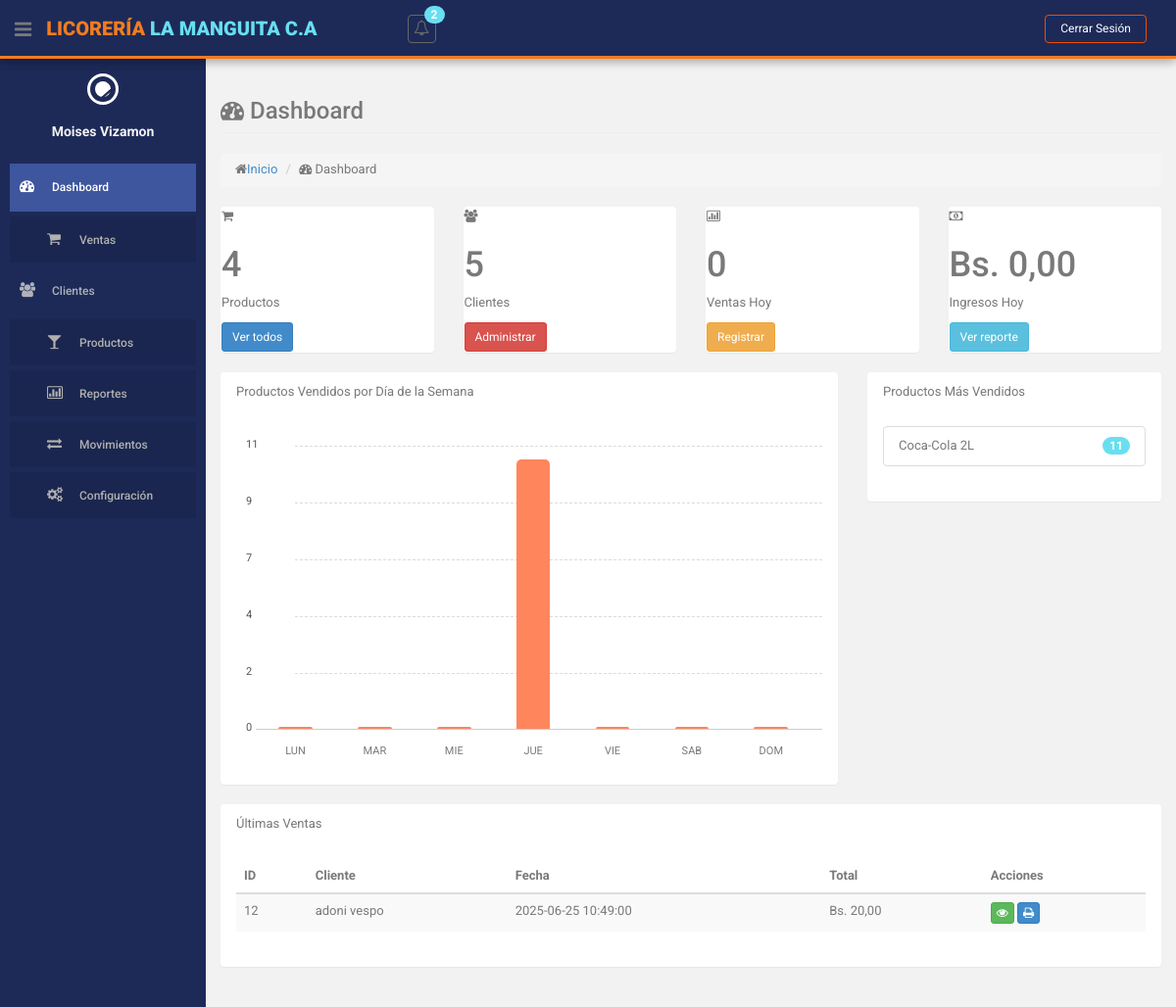
/index.php?action=dashboard (signed in), run on an earlier commit of the app's database.
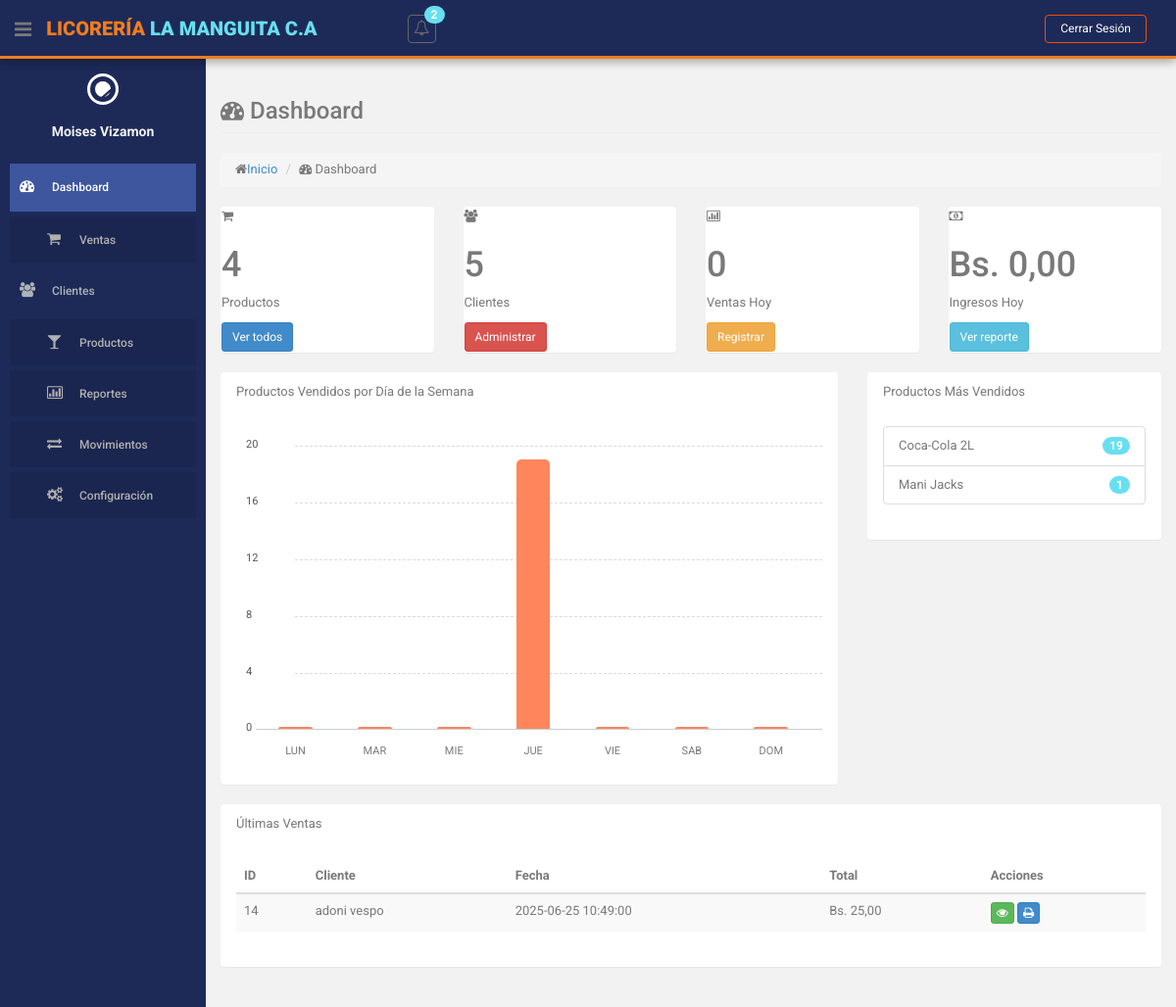
And on a later commit of the database.
### tables this page shows
CREATE TABLE `producto` (
  `id` int(10) NOT NULL,
  `descripcion` varchar(255) NOT NULL,
  `cantidad` int(255) NOT NULL,
  `precio` decimal(10,2) NOT NULL,
  `id_categoria` int(11) NOT NULL,
  `id_estatus` int(11) NOT NULL
);

CREATE TABLE `ventas` (
  `id` int(255) NOT NULL,
  `cedula_cliente` varchar(15) NOT NULL,
  `id_usuario` int(11) NOT NULL,
  `fecha` datetime NOT NULL,
  `monto_total` decimal(10,2) NOT NULL,
  `forma_pago` enum('EFECTIVO','TARJETA','PAGO_MOVIL') NOT NULL DEFAULT 'EFECTIVO',
  `referencia_pago` varchar(6) DEFAULT NULL COMMENT 'Número de referencia para tarjeta o pago móvil',
  `id_venta_original` int(11) DEFAULT NULL,
  `id_estatus` int(11) NOT NULL DEFAULT 1
);

### controllers/DashboardController.php (called while the page is built, shortened)
<?php
class DashboardController {
    private $productoModel;
    private $clienteModel;
    private $ventaModel;
    private $reporteModel;
    public function __construct() {
        require_once ROOT_PATH . 'models/ProductoModel.php';
        require_once ROOT_PATH . 'models/ClienteModel.php';
        require_once ROOT_PATH . 'models/VentaModel.php';
        require_once ROOT_PATH . 'models/ReporteModel.php';
        $this->productoModel = new ProductoModel();
        $this->clienteModel = new ClienteModel();
        $this->ventaModel = new VentaModel();
        $this->reporteModel = new ReporteModel();
    }
    public function index() {
        try {
            $ingresosHoy = (float)$this->ventaModel->calcularIngresosHoy();
            $productosPorDia = $this->reporteModel->obtenerProductosPorDiaSemana();
            $productosPorDiaFormateado = [];
            $nombresDias = [
                'Monday' => 'LUN',
                'Tuesday' => 'MAR',
                'Wednesday' => 'MIE',
                'Thursday' => 'JUE',
                'Friday' => 'VIE',
                'Saturday' => 'SAB',
                'Sunday' => 'DOM'
            ];
            foreach ($productosPorDia as $dia) {
                $nombreDia = $nombresDias[$dia['dia_semana']];
                $productosPorDiaFormateado[$nombreDia] = $dia['total_productos'];
            }
            $data = [
                'totalProductos' => $this->productoModel->contarProductos() ?? 0,
                'totalClientes' => $this->clienteModel->contarClientes() ?? 0,
                'ventasHoy' => $this->ventaModel->contarVentasHoy() ?? 0,
                'ingresosHoy' => is_numeric($ingresosHoy) ? $ingresosHoy : 0.00,
                'ventasMensuales' => $this->reporteModel->obtenerVentasMensuales() ?? [],
                'topProductos' => $this->reporteModel->obtenerProductosMasVendidos() ?? [],
                'ultimasVentas' => $this->ventaModel->obtenerVentasRecientes() ?? [],
                'productosPorDia' => $productosPorDiaFormateado,
                'userNombre' => $_SESSION['user_nombre'] ?? 'Usuario'
            ];
            $this->loadView('dashboard', $data);
        } catch (Exception $e) {
            error_log('Error en Dashboard: ' . $e->getMessage());
            $errorData = [
                'message' => 'Ocurrió un error al cargar el dashboard.',
                'userNombre' => $_SESSION['user_nombre'] ?? 'Usuario'
            ];
            $this->loadView('error', $errorData);
        }
    }
    private function loadView($view, $data = []) {
        extract($data);
        require ROOT_PATH . 'views/layouts/header.php';
        require ROOT_PATH . 'views/' . $view . '.php';
        require ROOT_PATH . 'views/layouts/footer.php';
    }
}
?>

### models/VentaModel.php (called while the page is built, shortened)
<?php
class VentaModel
{
    private $db;
    public function __construct()
    {
        require_once ROOT_PATH . 'config/database.php';
        $database = new Database();
        $this->db = $database->getConnection();
    }
    public function obtenerVentasRecientes($limit = 5)
    {
        $query = "SELECT v.id, v.fecha, v.monto_total,
                  CONCAT(c.nombres, ' ', c.apellidos) as cliente
                  FROM ventas v
                  JOIN clientes c ON v.cedula_cliente = c.cedula
                  WHERE v.id_estatus = 1
                  ORDER BY v.fecha DESC
                  LIMIT :limit";
        $stmt = $this->db->prepare($query);
        $stmt->bindParam(":limit", $limit, PDO::PARAM_INT);
        $stmt->execute();
        return $stmt->fetchAll(PDO::FETCH_ASSOC);
    }
    public function contarVentasHoy() {
        try {
            $query = "SELECT COUNT(*) as total FROM ventas WHERE DATE(fecha) = CURDATE() AND id_estatus = 1";
            $stmt = $this->db->prepare($query);
            $stmt->execute();
            $result = $stmt->fetch(PDO::FETCH_ASSOC);
            return (int)($result['total'] ?? 0);
        } catch (PDOException $e) {
            error_log("Error contando ventas hoy: " . $e->getMessage());
            return 0;
        }
    }
    public function calcularIngresosHoy() {
        try {
            $query = "SELECT IFNULL(SUM(monto_total), 0) as ingresos
                      FROM ventas
                      WHERE DATE(fecha) = CURDATE() AND id_estatus = 1";
            $stmt = $this->db->prepare($query);
            $stmt->execute();
            $result = $stmt->fetch(PDO::FETCH_ASSOC);
            $ingresos = (float)$result['ingresos'];
            return is_finite($ingresos) ? $ingresos : 0;
        } catch (PDOException $e) {
            error_log("Error al calcular ingresos hoy: " . $e->getMessage());
            return 0;
        }
    }
}

### config/database.php (called while the page is built, shortened)
<?php
class Database {
    private $host = 'localhost';
    private $db_name = 'licoreria';
    private $username = 'root';
    private $password = '';
    public function getConnection() {
        $this->conn = null;
        try {
            $this->conn = new PDO(
                "mysql:host=" . $this->host . ";dbname=" . $this->db_name,
                $this->username,
                $this->password
            );
            $this->conn->exec("set names utf8");
            $this->conn->setAttribute(PDO::ATTR_ERRMODE, PDO::ERRMODE_EXCEPTION);
        } catch(PDOException $exception) {
            echo "Error de conexión: " . $exception->getMessage();
        }
        return $this->conn;
    }
}
?>

### models/ProductoModel.php (called while the page is built, shortened)
<?php
class ProductoModel
{
    private $db;
    public function __construct()
    {
        require_once ROOT_PATH . 'config/database.php';
        $database = new Database();
        $this->db = $database->getConnection();
    }
    public function contarProductos()
    {
        try {
            $query = "SELECT COUNT(*) as total FROM producto";
            $stmt = $this->db->prepare($query);
            $stmt->execute();
            $result = $stmt->fetch(PDO::FETCH_ASSOC);
            return $result['total'];
        } catch (PDOException $e) {
            $this->errors[] = "Error al contar productos: " . $e->getMessage();
            return 0;
        }
    }
}

### models/ClienteModel.php (called while the page is built, shortened)
<?php
class ClienteModel
{
    private $db;
    public function __construct()
    {
        require_once ROOT_PATH . 'config/database.php';
        $database = new Database();
        $this->db = $database->getConnection();
    }
    public function contarClientes() {
        $query = "SELECT COUNT(*) as total FROM clientes WHERE id_estatus = 1";
        $stmt = $this->db->prepare($query);
        $stmt->execute();
        $row = $stmt->fetch(PDO::FETCH_ASSOC);
        return $row['total'] ?? 0;
    }
}

### models/ReporteModel.php (called while the page is built, shortened)
<?php
class ReporteModel
{
    private $db;
    public function __construct()
    {
        require_once ROOT_PATH . 'config/database.php';
        $database = new Database();
        $this->db = $database->getConnection();
    }
    public function obtenerProductosMasVendidos($filtros = [])
    {
        try {
            $query = "SELECT
                        p.id,
                        p.descripcion as producto,
                        c.nombre as categoria,
                        SUM(dv.cantidad) as total_vendido,
                        SUM(dv.monto) as monto_total
                      FROM detalle_venta dv
                      JOIN producto p ON dv.id_producto = p.id
                      JOIN categorias c ON p.id_categoria = c.id
                      JOIN ventas v ON dv.id_venta = v.id
                      WHERE 1=1";
            $params = [];
            $query .= " GROUP BY p.id, p.descripcion, c.nombre
                      ORDER BY total_vendido DESC
                      LIMIT 10";
            $stmt = $this->db->prepare($query);
            $stmt->execute($params);
            return $stmt->fetchAll(PDO::FETCH_ASSOC);
        } catch (PDOException $e) {
            $this->errors[] = "Error al obtener productos más vendidos: " . $e->getMessage();
            return false;
        }
    }
    public function obtenerVentasMensuales()
    {
        $query = "SELECT
                    YEAR(fecha) as anio,
                    MONTH(fecha) as mes,
                    SUM(monto_total) as total,
                    MIN(monto_total) as minimo,
                    MAX(monto_total) as maximo,
                    (SELECT monto_total FROM ventas
                     WHERE MONTH(fecha) = mes
                     AND YEAR(fecha) = anio
                     ORDER BY fecha ASC LIMIT 1) as apertura,
                    (SELECT monto_total FROM ventas
                     WHERE MONTH(fecha) = mes
                     AND YEAR(fecha) = anio
                     ORDER BY fecha DESC LIMIT 1) as cierre
                  FROM ventas
                  WHERE fecha >= DATE_SUB(CURDATE(), INTERVAL 12 MONTH)
                  GROUP BY YEAR(fecha), MONTH(fecha)
                  ORDER BY anio, mes";
        $stmt = $this->db->prepare($query);
        $stmt->execute();
        return $stmt->fetchAll(PDO::FETCH_ASSOC);
    }
}

### views/dashboard.php (the view, shortened to what the changed rows need)
<?php
include 'views/layouts/header.php';
?>
<section id="main-content">
    <section class="wrapper">
        <div class="row state-overview">
            <div class="col-lg-3 col-sm-6">
                <section class="panel">
                    <div class="value">
                        <h1><?php echo $data['totalProductos']; ?></h1>
                    </div>
                </section>
            </div>
            <div class="col-lg-3 col-sm-6">
                <section class="panel">
                    <div class="value">
                        <h1><?php echo $data['totalClientes']; ?></h1>
                    </div>
                </section>
            </div>
            <div class="col-lg-3 col-sm-6">
                <section class="panel">
                    <div class="value">
                        <h1><?php echo $data['ventasHoy']; ?></h1>
                    </div>
                </section>
            </div>
            <div class="col-lg-3 col-sm-6">
                <section class="panel">
                    <div class="value">
                        <h1>Bs. <?php echo number_format($data['ingresosHoy'], 2, ',', '.'); ?></h1>
                    </div>
                </section>
            </div>
        </div>
        <div class="row">
            <div class="col-lg-8">
                <section class="panel">
                    <div class="panel-body">
                        <div class="custom-bar-chart">
                            <ul class="y-axis">
                                <?php
                                $maxProductos = !empty($data['productosPorDia']) ? max($data['productosPorDia']) : 10;
                                $steps = 5;
                                $stepSize = $maxProductos / $steps;
                                for ($i = $steps; $i >= 0; $i--):
                                    $value = $i * $stepSize;
                                ?>
                                    <li><span><?php echo number_format($value, 0); ?></span></li>
                                <?php endfor; ?>
                            </ul>
                            <?php
                            $diasSemana = ['LUN', 'MAR', 'MIE', 'JUE', 'VIE', 'SAB', 'DOM'];
                            foreach ($diasSemana as $dia):
                                $cantidad = $data['productosPorDia'][$dia] ?? 0;
                                $height = ($maxProductos > 0) ? max(($cantidad / $maxProductos) * 100, 1) : 1;
                                if ($cantidad >= ($maxProductos * 0.8)) {
                                    $color = 'bg-success';
                                } elseif ($cantidad >= ($maxProductos * 0.5)) {
                                    $color = 'bg-warning';
                                } else {
                                    $color = 'bg-danger';
                                }
                            ?>
                                <div class="bar">
                                    <div class="title"><?php echo $dia; ?></div>
                                    <div class="value tooltips <?php echo $color; ?>"
                                        data-original-title="<?php echo $cantidad; ?> productos"
                                        data-toggle="tooltip"
                                        data-placement="top"
                                        style="height: 0%;"
                                        data-height="<?php echo $height; ?>%">
                                    </div>
                                </div>
                            <?php endforeach; ?>
                        </div>
                    </div>
                </section>
            </div>
            <div class="col-lg-4">
                <section class="panel">
                    <div class="panel-body">
                        <ul class="list-group">
                            <?php foreach ($data['topProductos'] as $producto): ?>
                                <li class="list-group-item">
                                    <span class="badge bg-theme"><?php echo $producto['total_vendido']; ?></span>
                                    <?php echo $producto['producto']; ?>
                                </li>
                            <?php endforeach; ?>
                        </ul>
                    </div>
                </section>
            </div>
        </div>
        <div class="row">
            <div class="col-lg-12">
                <section class="panel">
                    <div class="panel-body">
                        <table class="table table-striped table-advance table-hover">
                            <thead>
                                <tr>
                                    <th>ID</th>
                                    <th>Cliente</th>
                                    <th>Fecha</th>
                                    <th>Total</th>
                                    <th>Acciones</th>
                                </tr>
                            </thead>
                            <tbody>
                                <?php foreach ($data['ultimasVentas'] as $venta): ?>
                                    <tr>
                                        <td><?php echo $venta['id'] ?? 'N/A'; ?></td>
                                        <td><?php echo $venta['cliente'] ?? 'N/A'; ?></td>
                                        <td><?php echo $venta['fecha'] ?? 'N/A'; ?></td>
                                        <td>Bs. <?php echo isset($venta['monto_total']) ? number_format($venta['monto_total'], 2, ',', '.') : '0,00'; ?></td>
                                        <td>
                                            <a href="<?php echo BASE_URL; ?>index.php?action=ventas&method=mostrar&id=<?php echo $venta['id']; ?>" class="btn btn-success btn-xs"><i class="fa fa-eye"></i></a>
                                            <a href="<?php echo BASE_URL; ?>index.php?action=ventas&method=imprimir&id=<?php echo $venta['id']; ?>" class="btn btn-primary btn-xs"><i class="fa fa-print"></i></a>
                                        </td>
                                    </tr>
                                <?php endforeach; ?>
                            </tbody>
                        </table>
                    </div>
                </section>
            </div>
        </div>
    </section>
</section>

What changed in the data, as far as the page shows it:
no longer on this page (row edited): ventas: id "12", cliente "adoni vespo", fecha "2025-06-25 10:49:00", monto_total "20,00"
changed producto "Coca-Cola 2L": total_vendido "11" → "19"
now on this page (row unchanged): producto: total_vendido "1", descripcion "Mani Jacks"
added ventas: id "14", cliente "adoni vespo", fecha "2025-06-25 10:49:00", monto_total "25,00"
Also different on the page:
new list line: "20"
new list line: "16"
new list line: "12"
new list line: "8"
list line gone: "11"
list line gone: "9"
list line gone: "7"
list line gone: "2"
